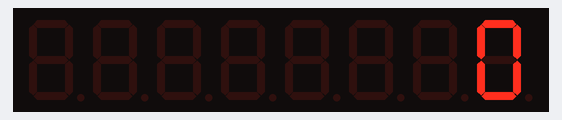
A program run on a simulated Arduino Nano, built with avr-gcc and run on an emulated ATmega328P. Shown: 8-digit seven-segment display. Wiring (inferred from the names in the program): MAX7219 LED driver: data pin 2; clock pin 4; CS pin 3.

Above: at 0.1 s.
At 5.6 s:
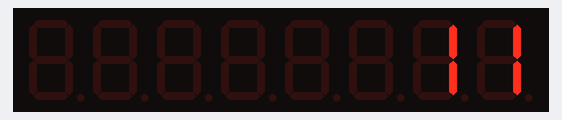
At 10.1 s:
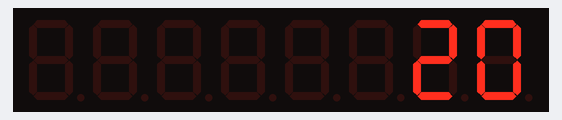
At 19.6 s:
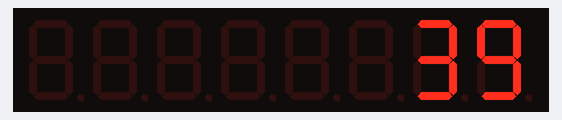
At 29.1 s:
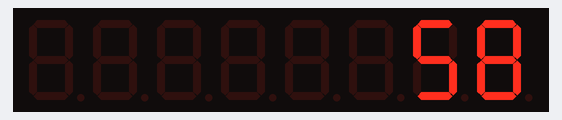
At 39.1 s:
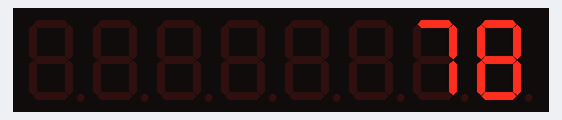

The program:

main.cpp
```cpp
#include <Arduino.h>

#define MAX_DIN 2
#define MAX_CS  3
#define MAX_CLK 4

void max7219_gui(byte address, byte data) {
  digitalWrite(MAX_CS, LOW);
  shiftOut(MAX_DIN, MAX_CLK, MSBFIRST, address);
  shiftOut(MAX_DIN, MAX_CLK, MSBFIRST, data);
  digitalWrite(MAX_CS, HIGH);
}

void khoi_tao_module_led_7doan() {
  pinMode(MAX_DIN, OUTPUT);
  pinMode(MAX_CS, OUTPUT);
  pinMode(MAX_CLK, OUTPUT);

  max7219_gui(0x09, 0x00);
  max7219_gui(0x0A, 0x08);
  max7219_gui(0x0B, 0x07);
  max7219_gui(0x0C, 0x01);
  max7219_gui(0x0F, 0x00);

  for (int i = 1; i <= 8; i++) {
    max7219_gui(i, 0x00);
  }
}

void hien_thi_led_7doan_vi_tri(uint8_t vi_tri, byte ma_nhi_phan) {
  if (vi_tri < 1 || vi_tri > 8) return;
  max7219_gui(vi_tri, ma_nhi_phan);
}

uint8_t led_7doan[10] = {
  0b01111110, // 0
  0b00110000, // 1
  0b01101101, // 2
  0b01111001, // 3
  0b00110011, // 4
  0b01011011, // 5
  0b01011111, // 6
  0b01110000, // 7
  0b01111111, // 8
  0b01111011  // 9
};

void setup() {
  khoi_tao_module_led_7doan();
}

void loop() {
  for(int so = 0; so < 100; so++)
  {
    int hang_chuc = so / 10;
    int hang_donvi = so % 10;

    // Nếu hàng chục = 0 thì tắt LED vị trí 1
    if(hang_chuc == 0)
    {
        hien_thi_led_7doan_vi_tri(2, 0x00);  // 0x00 = tắt LED
    }
    else
    {
        hien_thi_led_7doan_vi_tri(2, led_7doan[hang_chuc]);
    }

    hien_thi_led_7doan_vi_tri(1, led_7doan[hang_donvi]);

    delay(500);
  }
}
```

Measured:
- what the display in image 1 shows lasts 0.5 s, from 5.5 s to 6.0 s
